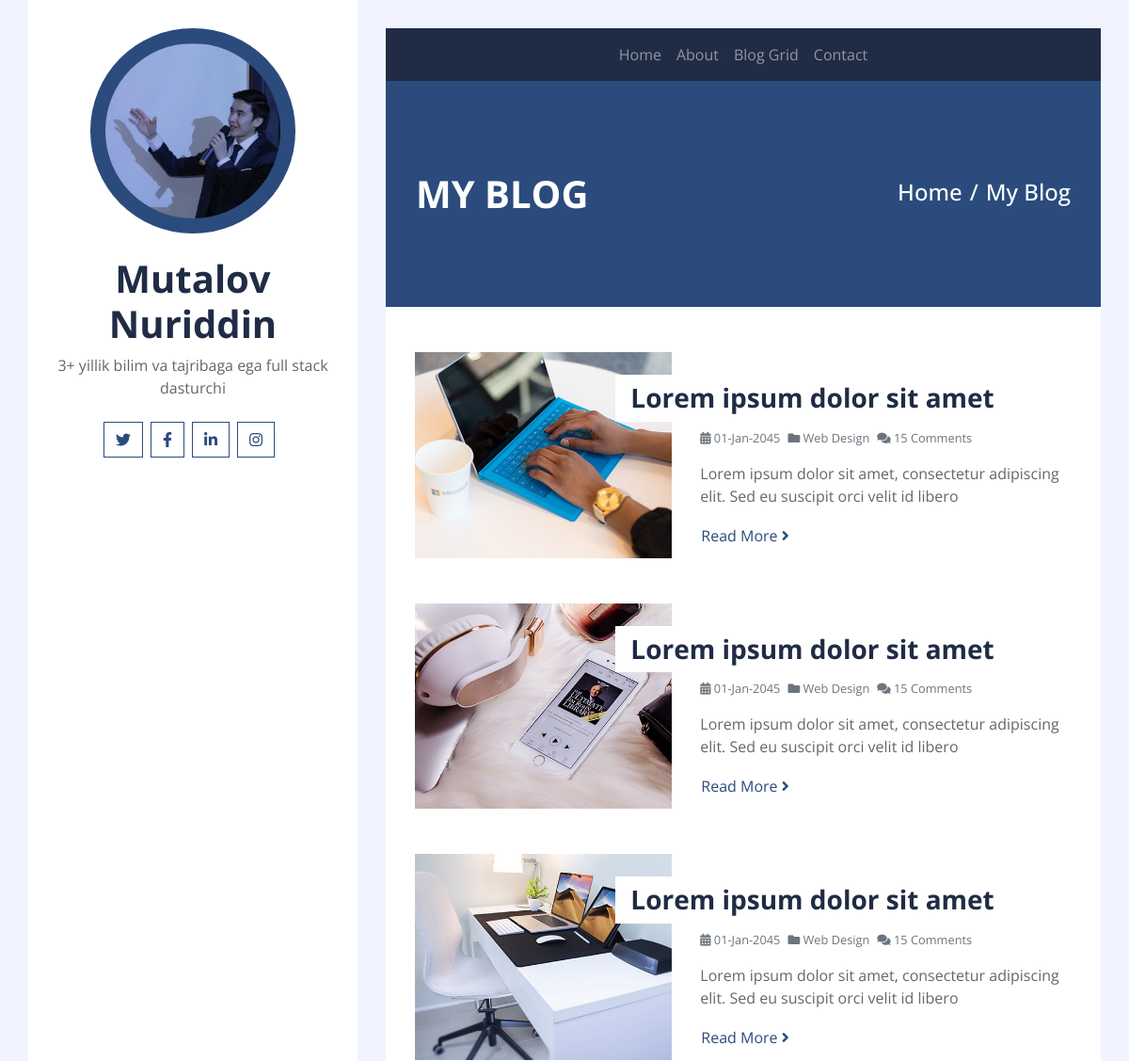
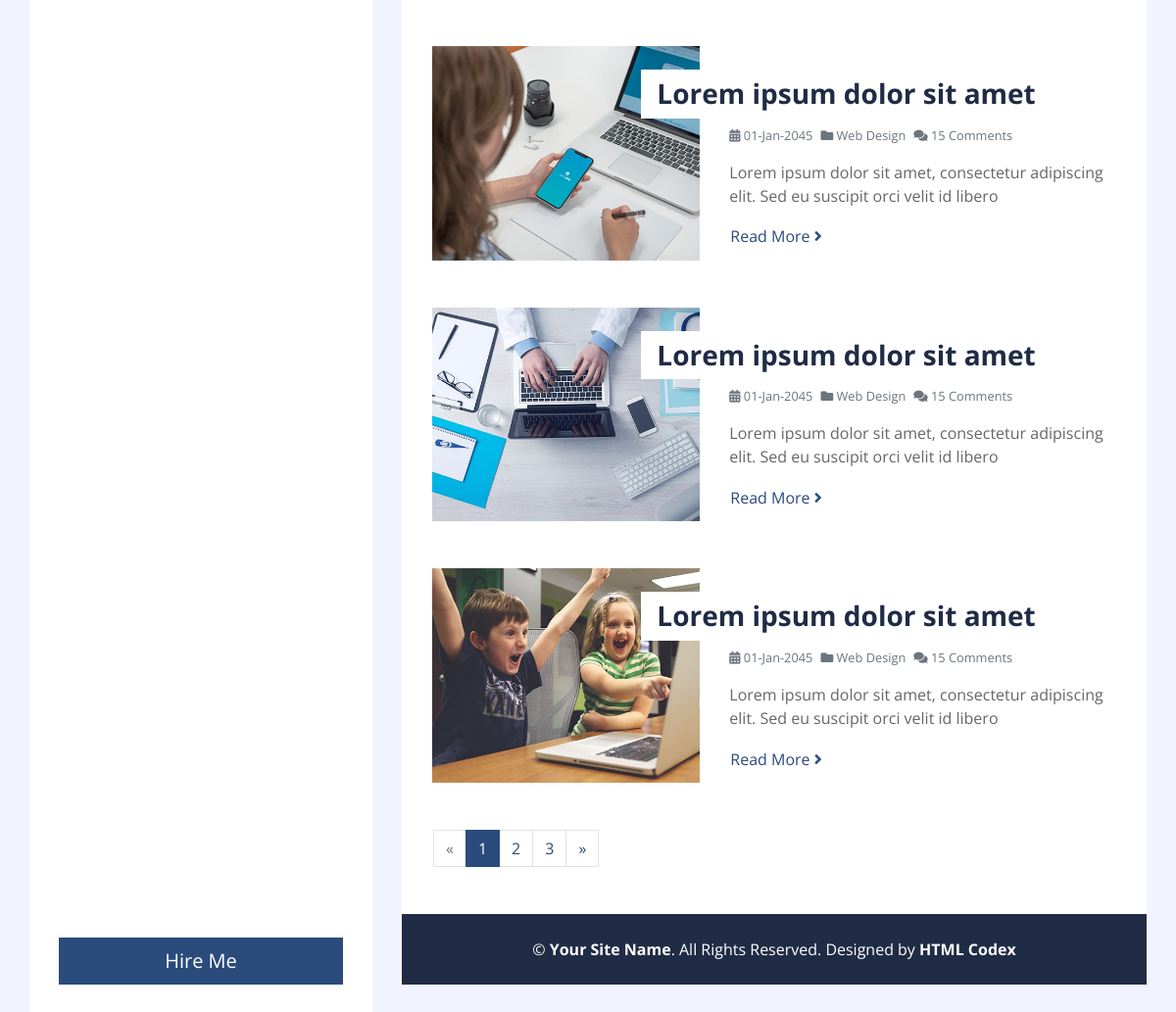
Screenshot of /blog/ with the database file from the repository (2 pictures, top to bottom).
### blog/models.py (models this page shows)
class Person(models.Model):
    full_name = models.CharField(max_length=255)
    description = models.TextField()
    avatar = models.ImageField(upload_to='avatars/')

### blog/views.py (the view)
# urls.py: path('blog/', blog_page, name="blog"),
def blog_page(request):
    return render(request, 'blog.html')

### blog/context_processors.py (called while the page is built)
def categories_processor(request):
    person = Person.objects.all()
    return {'persons': person}

### templates/blog.html (shortened to what this page needs)
{% extends 'base.html' %}
{% load static %}
{% block content %}
<div class="content">
    <div class="container p-0">
        <nav class="navbar navbar-expand-lg bg-secondary navbar-dark">
            <div class="collapse navbar-collapse justify-content-between" id="navbarCollapse">
                <div class="navbar-nav m-auto">
                    <a href="{% url 'home' %}" class="nav-item nav-link">Home</a>
                    <a href="{% url 'about' %}" class="nav-item nav-link">About</a>
                    <a href="{% url 'blog' %}" class="nav-item nav-link">Blog Grid</a>
                    <a href="{% url 'contact' %}" class="nav-item nav-link">Contact</a>
                </div>
            </div>
        </nav>
    </div>
    <div class="container py-5 px-2 bg-primary">
        <div class="row py-5 px-4">
            <div class="col-sm-6 text-center text-md-left">
                <h1 class="mb-3 mb-md-0 text-white text-uppercase font-weight-bold">My Blog</h1>
            </div>
            <div class="col-sm-6 text-center text-md-right">
                <div class="d-inline-flex pt-2">
                    <h4 class="m-0 text-white"><a class="text-white" href="{% url 'home' %}">Home</a></h4>
                    <h4 class="m-0 text-white px-2">/</h4>
                    <h4 class="m-0 text-white">My Blog</h4>
                </div>
            </div>
        </div>
    </div>
    <div class="container bg-white pt-5">
        <div class="row blog-item px-3 pb-5">
            <div class="col-md-5">
                <img class="img-fluid mb-4 mb-md-0" src="{% static 'img/blog-1.jpg' %}" alt="Image">
            </div>
            <div class="col-md-7">
                <h3 class="mt-md-4 px-md-3 mb-2 py-2 bg-white font-weight-bold">Lorem ipsum dolor sit amet</h3>
                <div class="d-flex mb-3">
                    <small class="mr-2 text-muted"><i class="fa fa-calendar-alt"></i> 01-Jan-2045</small>
                    <small class="mr-2 text-muted"><i class="fa fa-folder"></i> Web Design</small>
                    <small class="mr-2 text-muted"><i class="fa fa-comments"></i> 15 Comments</small>
                </div>
                <p>
                    Lorem ipsum dolor sit amet, consectetur adipiscing elit. Sed eu suscipit orci velit id libero
                </p>
                <a class="btn btn-link p-0" href="">Read More <i class="fa fa-angle-right"></i></a>
            </div>
        </div>
        <div class="row blog-item px-3 pb-5">
            <div class="col-md-5">
                <img class="img-fluid mb-4 mb-md-0" src="{% static 'img/blog-2.jpg' %}" alt="Image">
            </div>
            <div class="col-md-7">
                <h3 class="mt-md-4 px-md-3 mb-2 py-2 bg-white font-weight-bold">Lorem ipsum dolor sit amet</h3>
                <div class="d-flex mb-3">
                    <small class="mr-2 text-muted"><i class="fa fa-calendar-alt"></i> 01-Jan-2045</small>
                    <small class="mr-2 text-muted"><i class="fa fa-folder"></i> Web Design</small>
                    <small class="mr-2 text-muted"><i class="fa fa-comments"></i> 15 Comments</small>
                </div>
                <p>
                    Lorem ipsum dolor sit amet, consectetur adipiscing elit. Sed eu suscipit orci velit id libero
                </p>
                <a class="btn btn-link p-0" href="">Read More <i class="fa fa-angle-right"></i></a>
            </div>
        </div>
        <div class="row blog-item px-3 pb-5">
            <div class="col-md-5">
                <img class="img-fluid mb-4 mb-md-0" src="{% static 'img/blog-3.jpg' %}" alt="Image">
            </div>
            <div class="col-md-7">
                <h3 class="mt-md-4 px-md-3 mb-2 py-2 bg-white font-weight-bold">Lorem ipsum dolor sit amet</h3>
                <div class="d-flex mb-3">
                    <small class="mr-2 text-muted"><i class="fa fa-calendar-alt"></i> 01-Jan-2045</small>
                    <small class="mr-2 text-muted"><i class="fa fa-folder"></i> Web Design</small>
                    <small class="mr-2 text-muted"><i class="fa fa-comments"></i> 15 Comments</small>
                </div>
                <p>
                    Lorem ipsum dolor sit amet, consectetur adipiscing elit. Sed eu suscipit orci velit id libero
                </p>
                <a class="btn btn-link p-0" href="">Read More <i class="fa fa-angle-right"></i></a>
            </div>
        </div>
        <div class="row blog-item px-3 pb-5">
            <div class="col-md-5">
                <img class="img-fluid mb-4 mb-md-0" src="{% static 'img/blog-4.jpg' %}" alt="Image">
            </div>
            <div class="col-md-7">
                <h3 class="mt-md-4 px-md-3 mb-2 py-2 bg-white font-weight-bold">Lorem ipsum dolor sit amet</h3>
                <div class="d-flex mb-3">
                    <small class="mr-2 text-muted"><i class="fa fa-calendar-alt"></i> 01-Jan-2045</small>
                    <small class="mr-2 text-muted"><i class="fa fa-folder"></i> Web Design</small>
                    <small class="mr-2 text-muted"><i class="fa fa-comments"></i> 15 Comments</small>
                </div>
                <p>
                    Lorem ipsum dolor sit amet, consectetur adipiscing elit. Sed eu suscipit orci velit id libero
                </p>
                <a class="btn btn-link p-0" href="">Read More <i class="fa fa-angle-right"></i></a>
            </div>
        </div>
        <div class="row blog-item px-3 pb-5">
            <div class="col-md-5">
                <img class="img-fluid mb-4 mb-md-0" src="{% static 'img/blog-5.jpg' %}" alt="Image">
            </div>
            <div class="col-md-7">
                <h3 class="mt-md-4 px-md-3 mb-2 py-2 bg-white font-weight-bold">Lorem ipsum dolor sit amet</h3>
                <div class="d-flex mb-3">
                    <small class="mr-2 text-muted"><i class="fa fa-calendar-alt"></i> 01-Jan-2045</small>
                    <small class="mr-2 text-muted"><i class="fa fa-folder"></i> Web Design</small>
                    <small class="mr-2 text-muted"><i class="fa fa-comments"></i> 15 Comments</small>
                </div>
                <p>
                    Lorem ipsum dolor sit amet, consectetur adipiscing elit. Sed eu suscipit orci velit id libero
                </p>
                <a class="btn btn-link p-0" href="">Read More <i class="fa fa-angle-right"></i></a>
            </div>
        </div>
        <div class="row blog-item px-3 pb-5">
            <div class="col-md-5">
                <img class="img-fluid mb-4 mb-md-0" src="{% static 'img/blog-6.jpg' %}" alt="Image">
            </div>
            <div class="col-md-7">
                <h3 class="mt-md-4 px-md-3 mb-2 py-2 bg-white font-weight-bold">Lorem ipsum dolor sit amet</h3>
                <div class="d-flex mb-3">
                    <small class="mr-2 text-muted"><i class="fa fa-calendar-alt"></i> 01-Jan-2045</small>
                    <small class="mr-2 text-muted"><i class="fa fa-folder"></i> Web Design</small>
                    <small class="mr-2 text-muted"><i class="fa fa-comments"></i> 15 Comments</small>
                </div>
                <p>
                    Lorem ipsum dolor sit amet, consectetur adipiscing elit. Sed eu suscipit orci velit id libero
                </p>
                <a class="btn btn-link p-0" href="">Read More <i class="fa fa-angle-right"></i></a>
            </div>
        </div>
        <div class="row px-3 pb-5">
            <nav aria-label="Page navigation">
                <ul class="pagination m-0 mx-3">
                    <li class="page-item disabled">
                        <a class="page-link" href="#" aria-label="Previous">
                            <span aria-hidden="true">&laquo;</span>
                        </a>
                    </li>
                    <li class="page-item active"><a class="page-link" href="#">1</a></li>
                    <li class="page-item"><a class="page-link" href="#">2</a></li>
                    <li class="page-item"><a class="page-link" href="#">3</a></li>
                    <li class="page-item">
                        <a class="page-link" href="#" aria-label="Next">
                            <span aria-hidden="true">&raquo;</span>
                        </a>
                    </li>
                </ul>
            </nav>
        </div>
    </div>
    <div class="container py-4 bg-secondary text-center">
        <p class="m-0 text-white">
            &copy; <a class="text-white font-weight-bold" href="#">Your Site Name</a>. All Rights Reserved. Designed by
            <a class="text-white font-weight-bold" href="https://htmlcodex.com">HTML Codex</a>
        </p>
    </div>
</div>
{% endblock %}

### templates/base.html (shortened to what this page needs)
{% load static %}
<!DOCTYPE html>
<html lang="en">
<head>
    <link href="https://cdnjs.cloudflare.com/ajax/libs/font-awesome/5.10.0/css/all.min.css" rel="stylesheet">
    <link href="{% static 'css/style.css' %}" rel="stylesheet">
</head>
<body>
    <div class="wrapper">
        <div class="sidebar">
            <div class="sidebar-text d-flex flex-column h-100 justify-content-center text-center">
                {% for i in persons %}
                <img class="mx-auto d-block w-75 bg-primary img-fluid rounded-circle mb-4 p-3" src="{{ i.avatar.url }}"
                    alt="Image">
                <h1 class="font-weight-bold">{{ i.full_name }}</h1>
                <p class="mb-4">{{ i.description }}</p>
                {% endfor %}
                <div class="d-flex justify-content-center mb-5">
                    <a class="btn btn-outline-primary mr-2" href="#"><i class="fab fa-twitter"></i></a>
                    <a class="btn btn-outline-primary mr-2" href="#"><i class="fab fa-facebook-f"></i></a>
                    <a class="btn btn-outline-primary mr-2" href="#"><i class="fab fa-linkedin-in"></i></a>
                    <a class="btn btn-outline-primary mr-2" href="#"><i class="fab fa-instagram"></i></a>
                </div>
                <a href="" class="btn btn-lg btn-block btn-primary mt-auto">Hire Me</a>
            </div>
        </div>
        {% block content %}
        {% endblock %}
    </div>
</body>
</html>

### rows the page displays
Person: avatar (picture), full_name "Mutalov Nuriddin", description "3+ yillik bilim va tajribaga ega full stack dasturchi"
